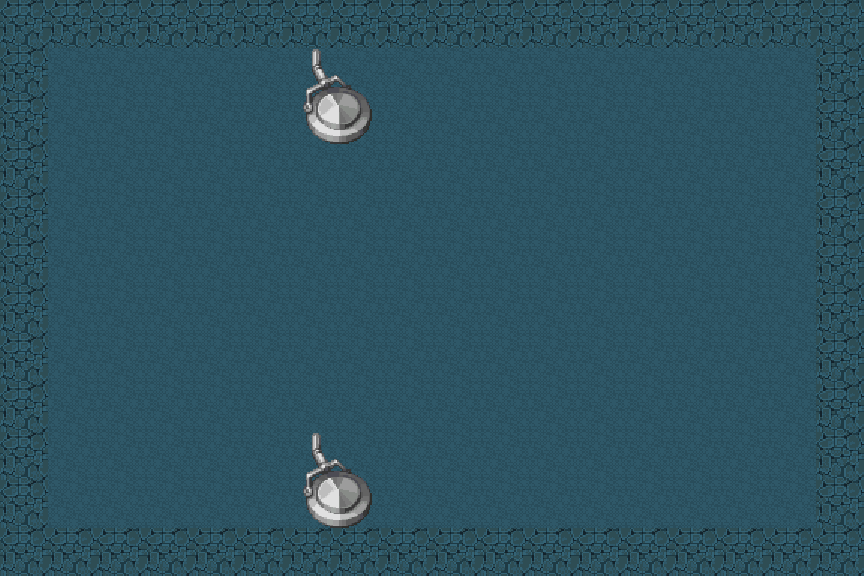

This game map was drawn from its Tiled (.tmx) file and the tilesets committed beside it. A one-line description and the full map source follow:
An orthogonal 18x12 tile map with 48x48 px tiles, 2 tile layers (Background, Decoration), 6 tilesets and 16 objects.

<map version="1.10" tiledversion="1.12.2" orientation="orthogonal" renderorder="right-down" width="18" height="12" tilewidth="48" tileheight="48" infinite="0" nextlayerid="5" nextobjectid="15">
 <tileset firstgid="1" source="Tileset_48x48_9.tsx" />
 <tileset firstgid="101" source="nt481.tsx" />
 <tileset firstgid="229" source="nt482.tsx" />
 <tileset firstgid="357" source="nt483.tsx" />
 <tileset firstgid="485" source="nt484.tsx" />
 <tileset firstgid="741" source="nt485.tsx" />
 <layer id="1" name="Background" width="18" height="12">
  <data encoding="csv">
359,359,359,359,359,359,359,359,359,359,359,359,359,359,359,359,359,359,
359,360,360,360,360,360,360,360,360,360,360,360,360,360,360,360,360,359,
359,360,360,360,360,360,360,360,360,360,360,360,360,360,360,360,360,359,
359,360,360,360,360,360,360,360,360,360,360,360,360,360,360,360,360,359,
359,360,360,360,360,360,360,360,360,360,360,360,360,360,360,360,360,359,
359,360,360,360,360,360,360,360,360,360,360,360,360,360,360,360,360,359,
359,360,360,360,360,360,360,360,360,360,360,360,360,360,360,360,360,359,
359,360,360,360,360,360,360,360,360,360,360,360,360,360,360,360,360,359,
359,360,360,360,360,360,360,360,360,360,360,360,360,360,360,360,360,359,
359,360,360,360,360,360,360,360,360,360,360,360,360,360,360,360,360,359,
359,360,360,360,360,360,360,360,360,360,360,360,360,360,360,360,360,359,
359,359,359,359,359,359,359,359,359,359,359,359,359,359,359,359,359,359
</data>
 </layer>
 <layer id="2" name="Decoration" width="18" height="12">
  <data encoding="csv">
0,0,0,0,0,0,0,0,0,0,0,0,0,0,0,0,0,0,
0,0,0,0,0,0,827,828,0,0,0,0,0,0,0,0,0,0,
0,0,0,0,0,0,843,844,0,0,0,0,0,0,0,0,0,0,
0,0,0,0,0,0,0,0,0,0,0,0,0,0,0,0,0,0,
0,0,0,0,0,0,0,0,0,0,0,0,0,0,0,0,0,0,
0,0,0,0,0,0,0,0,0,0,0,0,0,0,0,0,0,0,
0,0,0,0,0,0,0,0,0,0,0,0,0,0,0,0,0,0,
0,0,0,0,0,0,0,0,0,0,0,0,0,0,0,0,0,0,
0,0,0,0,0,0,0,0,0,0,0,0,0,0,0,0,0,0,
0,0,0,0,0,0,827,828,0,0,0,0,0,0,0,0,0,0,
0,0,0,0,0,0,843,844,0,0,0,0,0,0,0,0,0,0,
0,0,0,0,0,0,0,0,0,0,0,0,0,0,0,0,0,0
</data>
 </layer>
 <objectgroup id="3" name="Spawns">
  <properties>
   <property name="desc" value="在此放置玩家和敌人的出生点" />
  </properties>
  <object id="1" x="0" y="48" width="48" height="48" />
  <object id="2" x="0" y="144" width="48" height="48" />
  <object id="3" x="0" y="240" width="48" height="48" />
  <object id="4" x="48" y="96" width="48" height="48" />
  <object id="5" x="48" y="192" width="48" height="48" />
  <object id="6" x="0" y="336" width="48" height="48" />
  <object id="17" x="48" y="384" width="48" height="48" />
  <object id="18" x="0" y="432" width="48" height="48" />
  <object id="19" x="48" y="288" width="48" height="48" />
  <object id="7" x="720" y="240" width="48" height="48" />
  <object id="8" x="624" y="144" width="48" height="48" />
  <object id="9" x="624" y="336" width="48" height="48" />
  <object id="10" x="672" y="192" width="48" height="48" />
  <object id="11" x="672" y="288" width="48" height="48" />
 </objectgroup>
 <objectgroup id="4" name="Collisions">
  <properties>
   <property name="desc" value="在此绘制碰撞盒" />
  </properties>
  <object id="12" x="288" y="48" width="96" height="96" />
  <object id="13" x="288" y="432" width="96" height="96" />
 </objectgroup>
</map>
